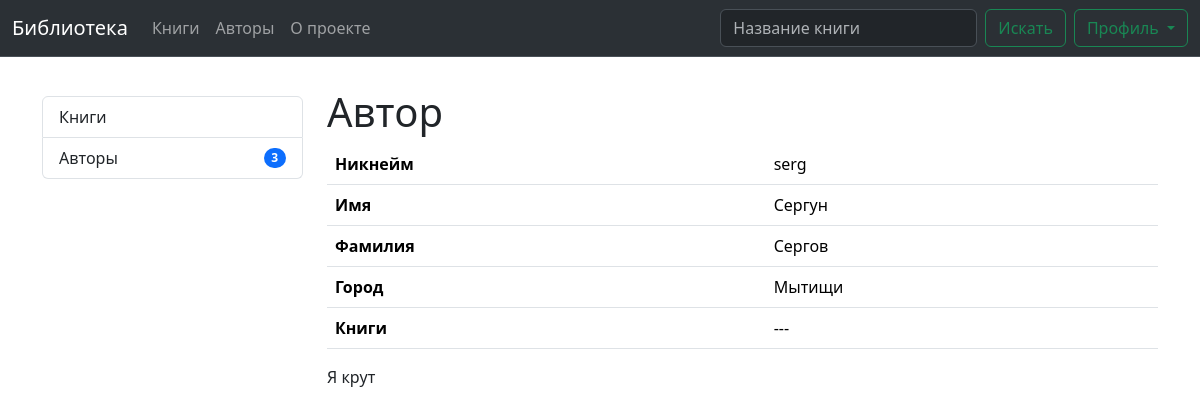
The page /author/2/ on the database as committed earlier.
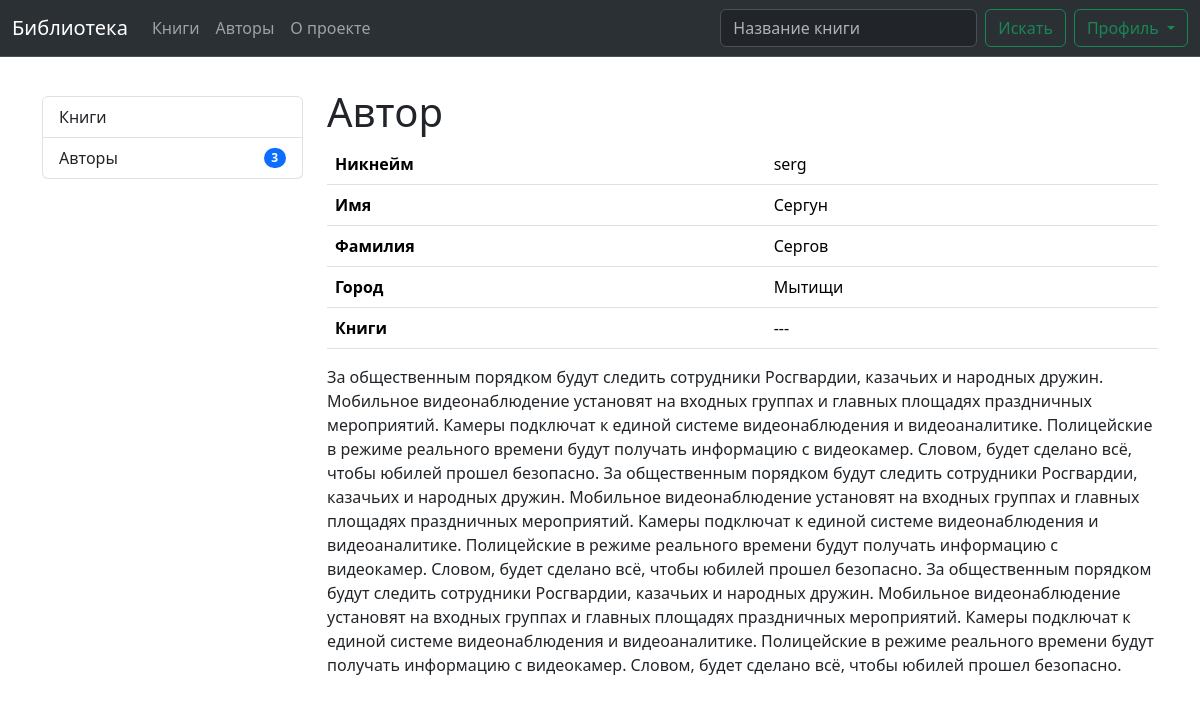
The same page on the database as committed later.
### users/models.py (models this page shows, shortened)
class Profile(models.Model):
    user = models.OneToOneField(User, on_delete=models.CASCADE)
    city = models.CharField(max_length=100, null=True, blank=True)
    about = HTMLField(null=True, blank=True)
    avatar = models.ImageField(null=True, blank=True)
    isAuthor = models.BooleanField(default=False)

### library/views.py (the view)
# urls.py: path('author/<int:pk>/', AuthorDetailView.as_view(), name='author'),
class AuthorDetailView(DetailView):
    model = Profile
    template_name = 'library/author.html'
    context_object_name = 'author'

### library/context_processors.py (called while the page is built)
def menu_data(request):
    return {
        'authors_count': Profile.objects.filter(isAuthor=True).count(),
        'books_count': 0,
    }

### library/templates/library/author.html (shortened to what this page needs)
{% extends 'base-user.html' %}
{% block main %}
    <h1 class="mt-3">Автор</h1>
    <table class="table">
      <tbody>
        <tr>
          <th>Никнейм</th>
          <td>{{ author.user.username }}</td>
        </tr>
        <tr>
          <th>Имя</th>
          <td>{{ author.user.first_name|default:'---' }}</td>
        </tr>
        <tr>
          <th>Фамилия</th>
          <td>{{ author.user.last_name|default:'---' }}</td>
        </tr>
        <tr>
          <th>Город</th>
          <td>{{ author.city|default:'---' }}</td>
        </tr>
        <tr>
          <th>Книги</th>
          <td>---</td>
        </tr>
      </tbody>
    </table>
    <div>{{ author.about|safe }}</div>
{% endblock %}

Rows that differ between the two databases and show on the page:
changed Profile "Мытищи": about "Я крут" → "За общественным порядком будут следить сотрудники Росгвардии, казачьих и народных дружин. Мобильное видеонаблюдение установят на входных группах и главных площадях праздничных мероприятий. Камеры подключат к единой системе видеонаблюдения и видеоаналитике. Полицейские в режиме реального времени будут получать информацию с видеокамер. Словом, будет сделано всё, чтобы юбилей прошел безопасно. За общественным порядком будут следить сотрудники Росгвардии, казачьих и народных дружин. Мобильное видеонаблюдение установят на входных группах и главных площадях праздничных мероприятий. Камеры подключат к единой системе видеонаблюдения и видеоаналитике. Полицейские в режиме реального времени будут…"
